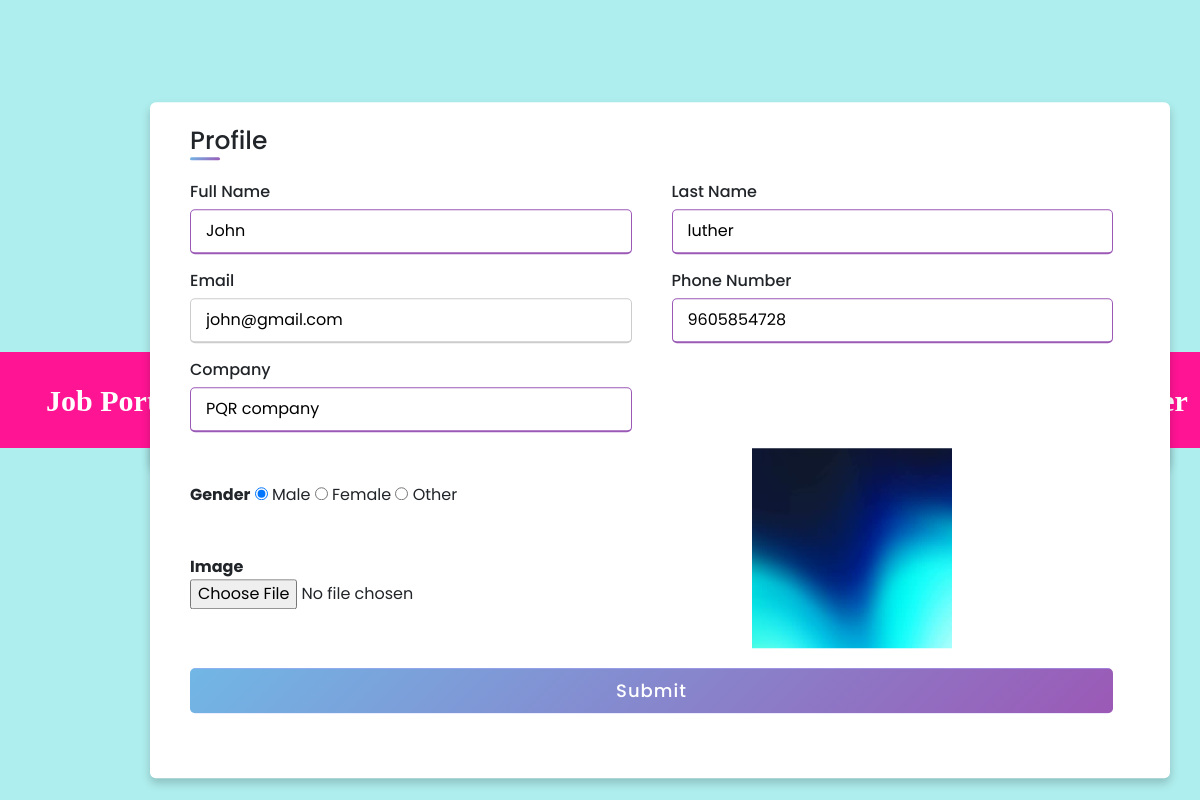
Page /recruiter_home (signed in) on the committed database.
### job/models.py (models this page shows, shortened)
class Recruiter(models.Model):
    user = models.ForeignKey(User, on_delete=models.CASCADE)
    mobile = models.CharField(max_length=15, null=True)
    image = models.FileField(null= True)
    gender = models.CharField(max_length=10, null=True)
    company = models.CharField(max_length=100,null=True)
    type = models. CharField(max_length=15, null=True)
    status = models.CharField(max_length=20,null=True)

### job/views.py (the view, shortened to what this page needs)
# urls.py: path('recruiter_home', recruiter_home, name="recruiter_home"),
def recruiter_home(request):
    if not request.user.is_authenticated:
        return redirect('recruiter_login')
    user = request.user
    recruiter = Recruiter.objects.get(user=user)
    error = ""
    d = {'recruiter':recruiter,'error':error}
    return render(request,'recruiter_home.html',d)

### job/templates/recruiter_home.html (shortened to what this page needs)
{% load static %}
{% block body %}
{% include 'recruiter_navigation.html' %}
<!DOCTYPE html>
<html lang="en" dir="ltr">
  <head>
    <link rel="stylesheet" href="style.css">
   </head>
<body >
  <div class="container"  >
    <div class="title" >Profile</div>
    <div class="content" >
      <form  method="post" enctype="multipart/form-data">
        <div class="user-details">
          <div class="input-box">
            <span class="details">Full Name</span>
            <input type="text" name="fname" value="{{recruiter.user.first_name}}" required>
          </div>
          <div class="input-box">
            <span class="details">Last Name</span>
            <input type="text" name="lname" value="{{recruiter.user.last_name}}" required>
          </div>
          <div class="input-box">
            <span class="details">Email</span>
            <input type="text" name="email" value="{{recruiter.user.username}}" readonly required>
          </div>
          <div class="input-box">
            <span class="details">Phone Number</span>
            <input type="text" name="contact" value="{{recruiter.mobile}}" required>
          </div>
           <div class="input-box">
            <span class="details">Company</span>
            <input type="text" name="company" value="{{recruiter.company}}" required>
          </div>
        </div>
        <br>
        <label><b>Gender</b><br></label>
    {% if recruiter.gender == "Male" %}
   <input type="radio" value="Male" name="gender"  checked  >  Male
   <input type="radio" value="Female" name="gender"> Female
   <input type="radio" value="Other" name="gender"> Other
    {% else %}
     <input type="radio" value="Male" name="gender" checked > Male
   <input type="radio" value="Female" name="gender"> Female
   <input type="radio" value="Other" name="gender"> Other
    {% endif %}
<br><br><br>
        <label><b>Image</b></label>
    <input type="file"  name="image"   style="padding-right:581px;" accept="image/*">
    <br><br>
      <div class="button">
          <input type="submit" value="Submit" style="background-color:blue;">
      </div>
    <div class="text-center">
      <img src="{{recruiter.image.url}}" width="200px" height="200px" style="margin-top:-300px; margin-left:400px;">
    </div>
      </form>
    </div>
  </div>
</body>
{% endblock %}

### jobportal/static/style.css (style rules this page uses)
* { margin: 0; padding: 0; box-sizing: border-box; font-family: "Poppins" , sans-serif; }
body { min-height: 100vh; width: 100%; background: #c8e8e9; display: flex; align-items: center; justify-content: center; }
.container { width: 85%; background: #fff; border-radius: 6px; padding: 20px 60px 30px 40px; box-shadow: 0 5px 10px rgba(0, 0, 0, 0.2); }
.container .content { display: flex; align-items: center; justify-content: space-between; }

### job/templates/recruiter_home.html (style rules this page uses)
* { padding : 0; margin: 0; box-sizing: border-box; font-family: sans-serif; }
body { width: 100%; height: 100%; }
.container { position: absolute; top: 55%; left: 55%; transform: translate(-50%, -50%); }
.container .title { font-size: 25px; font-weight: 500; position: relative; }
.container .title::before { content: ""; position: absolute; left: 0; bottom: 0; height: 3px; width: 30px; border-radius: 5px; background: linear-gradient(135deg, #71b7e6, #9b59b6); }
.content form .user-details { display: flex; flex-wrap: wrap; justify-content: space-between; margin: 20px 0 12px 0; }
form .user-details .input-box { margin-bottom: 15px; width: calc(100% / 2 - 20px); }
form .input-box span.details { display: block; font-weight: 500; margin-bottom: 5px; }
.user-details .input-box input { height: 45px; width: 100%; outline: none; font-size: 16px; border-radius: 5px; padding-left: 15px; border: 1px solid #ccc; border-bottom-width: 2px; transition: all 0.3s ease; }
.user-details .input-box input:focus, .user-details .input-box input:valid { border-color: #9b59b6; }
form .button { height: 45px; margin: 35px 0 }
form .button input { height: 100%; width: 100%; border-radius: 5px; border: none; color: #fff; font-size: 18px; font-weight: 500; letter-spacing: 1px; cursor: pointer; transition: all 0.3s ease; background: linear-gradient(135deg, #71b7e6, #9b59b6); }

### rows in the picture
Recruiter: fname "John", lname "luther", email "john@gmail.com", contact "9605854728", company "PQR company", image (picture)
